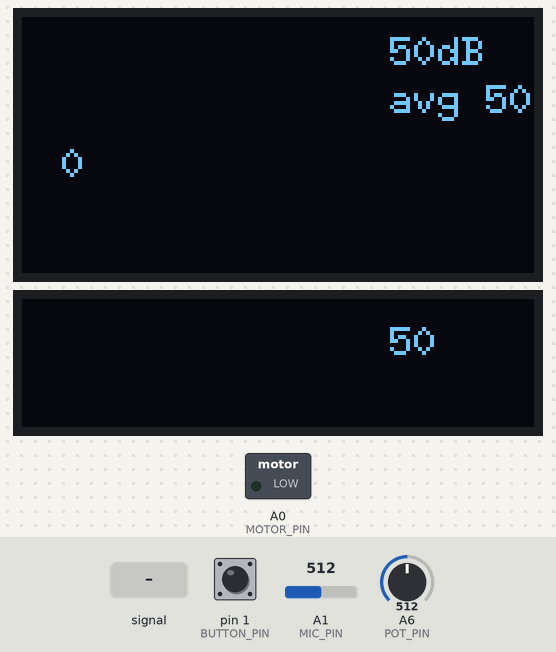
Bench run of a program on a simulated Teensy 4. Shown: 128×64 one-colour display, 128×32 one-colour display, switched loads named in the program (green lamp = pin HIGH). The inputs (shaded band) are chosen by the test bench; at power-on: A1 (MIC_PIN) = 512, A6 (POT_PIN) = 512, pin 1 (BUTTON_PIN) HIGH (analog values on the 0–1023 scale).

Above: at 1.2 s.
1.3 s: A1 (MIC_PIN) set to 803
At 2.5 s:
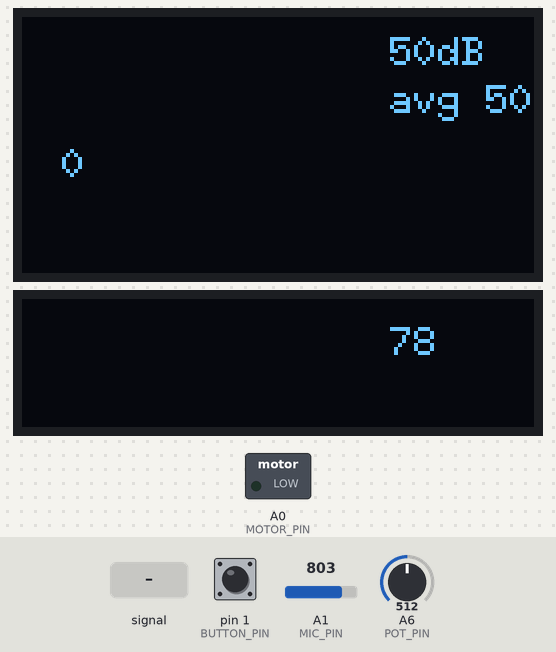
3.0 s: A1 (MIC_PIN) set to 833
At 5.0 s:
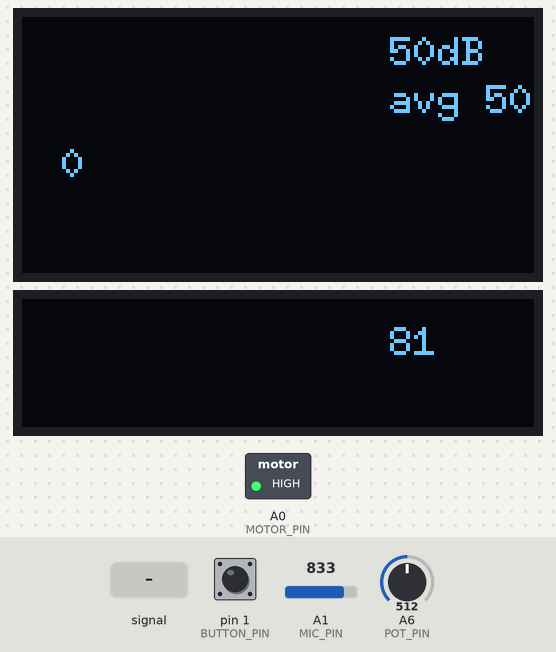
5.3 s: A1 (MIC_PIN) fed a 200 Hz sine of ±81 counts around its level
At 5.44 s:
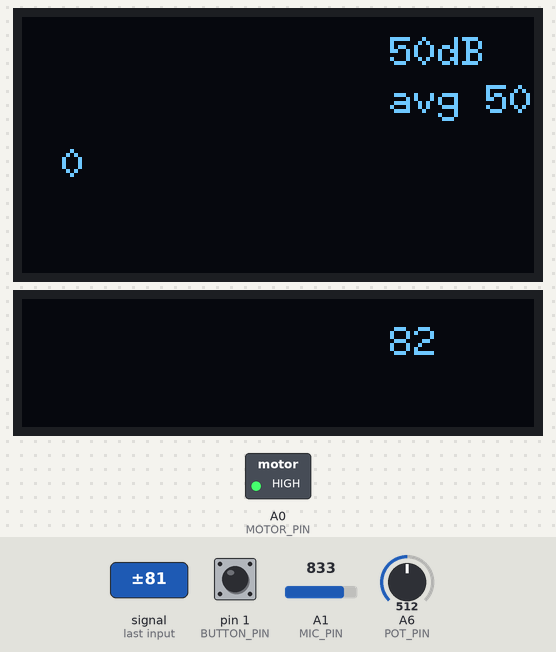
6.8 s: A1 (MIC_PIN) set to 900
At 8.1 s:
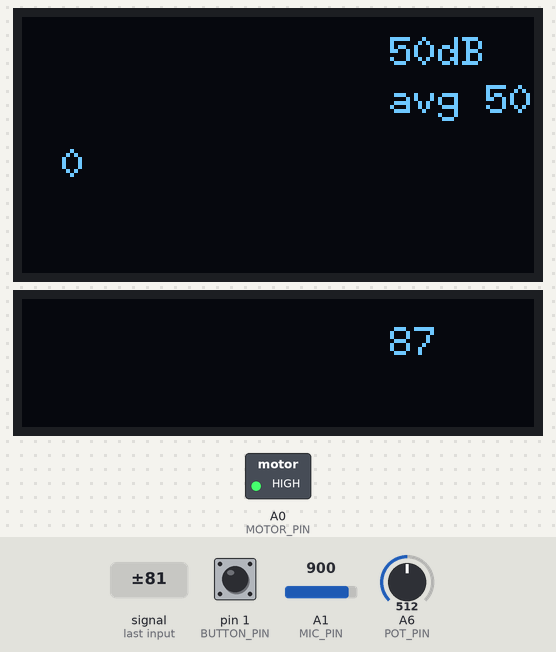
9.8 s: A6 (POT_PIN) set to 331
At 10.6 s:
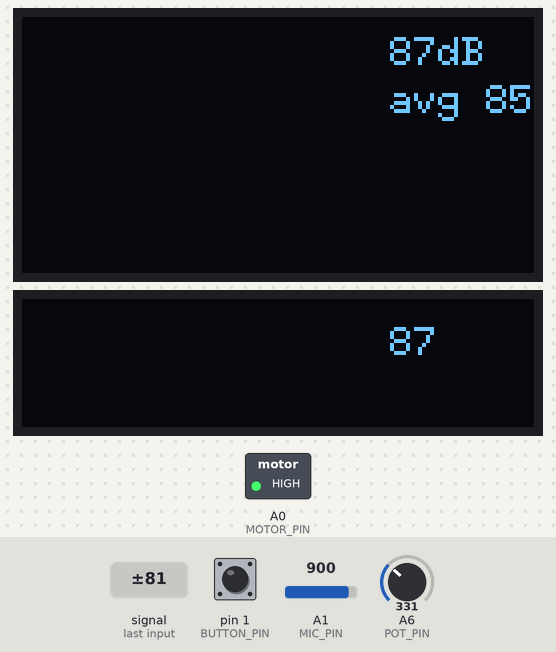
12.8 s: pin 1 (BUTTON_PIN) pulled LOW for 0.15 s
At 13.3 s:
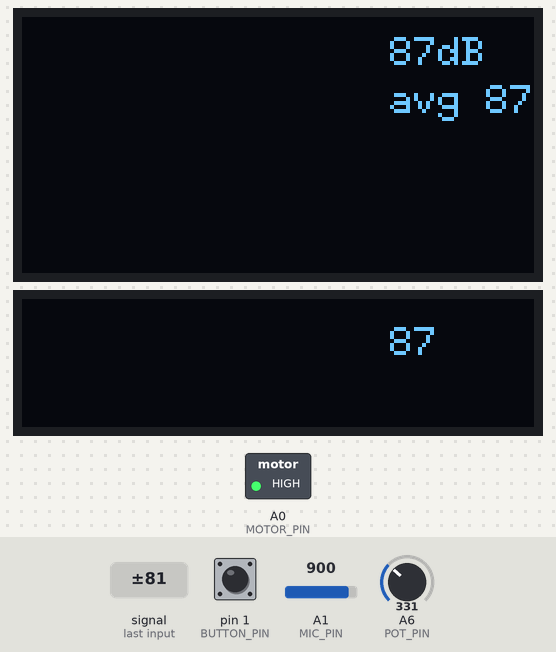
Timing chart, 0 to 15.4 s (numbered marks = the images above; inputs shaded):
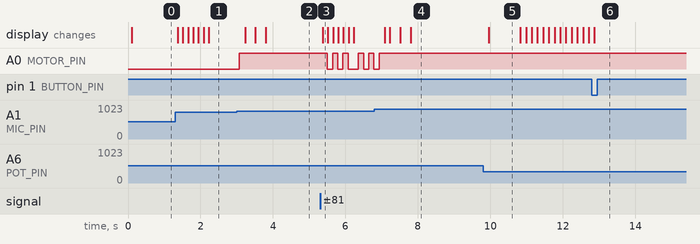

Measured:
- the behaviour switches between 818 and 819 on A1 (MIC_PIN) (found by bisection; images 1 and 2)
- after the input at 1.3 s, the display: first changes after 0.07 s (image 1 shows a later state)
- after the input at 3.0 s, A0 (MOTOR_PIN): LOW → HIGH after 0.08 s; the display: first changes after 0.23 s (image 2 shows a later state)
- after the input at 5.3 s, A0 (MOTOR_PIN): HIGH → LOW after 0.20 s, → HIGH 0.14 s later, → LOW 0.14 s later, → HIGH 0.14 s later, … (9 changes in this stretch); the display: changes after 0.07 s (image 3)
- after the input at 6.8 s, A0 (MOTOR_PIN): goes on until 6.9 s, then stays HIGH
- after the input at 12.8 s, the display: changes after 0.07 s (image 6)
- what the display in image 5 shows lasts 0.8 s, from 10.0 s to 10.8 s

The program:

main.cpp
```cpp
#include <Arduino.h>
#include <IntervalTimer.h> //Found this for Teensy 3.0 online
// ^ we could always just use a while loop

//u8g2library for oled
#include <Wire.h>
#include <U8g2lib.h>

#include <stdio.h>
#include <math.h>

//include our favorite headers
#include "RollingAverage.h"
#include "Oled.h"

//Menu
int menuMode; //1 = Bar Graph, 2 = Summary, 3 = Sleep, 10< = warning

//Constants
const int HZ = 70; //Refresh rate of the oled panel
const int OLED_REFRESH = 7; //May be different from hz
const int LOUD = 80; //Temporary loud dB threshold

//Volume
int dB; //Variable for how loud the noise is
RollingAverage decibelAvg; //Needs to be declared
RollingAverage decibelAvg1s;

//Flags
volatile bool timer = false; //Main cooldown timer
int time;      //How much time is left on the timer
volatile bool buttonIsPressed = false; //Main multi-purpose button
bool potentiometerOutOfBounds = false;
bool warningOnDisplay = false;
bool oledUpdateAvailable = true;

//Make a timer object?
IntervalTimer mainTimer;

//Until
int untilMainDisplayUpdates;
int untilDecibelDisplayUpdates;
int untilRollingAvgUpdates;

//Pins
const int POT_PIN = 20;
const int MIC_PIN = 15;
const int BUTTON_PIN = 1;
const int MOTOR_PIN = 14;

const int MAIN_SCL = 19;
const int MAIN_SDA = 18;
const int DECIBEL_SCL = 16;
const int DECIBEL_SDA = 17;

const int MAIN_OLED_PERIOD_MS = HZ / OLED_REFRESH;
const int DECIBEL_OLED_PERIOD_MS = HZ / OLED_REFRESH;
const int ROLLING_AVG_PERIOD_MS = HZ / 7;

const int HISTORY_SIZE = 28;
const int ONE_SEC_SIZE = 7;
const float DT_SECONDS = 1.0f / 7.0f;

static float decibelBacking[HISTORY_SIZE] = {0};
static float oneSecBacking[ONE_SEC_SIZE] = {0};
static float decibelHistory[HISTORY_SIZE] = {0};

static char mainXbm[1024];
static char decibelXbm[512];

Oled oledState;

U8G2_SH1106_128X64_NONAME_F_HW_I2C u8g2Main(U8G2_R0, U8X8_PIN_NONE);
U8G2_SSD1306_128X32_UNIVISION_F_2ND_HW_I2C u8g2Db(U8G2_R0, U8X8_PIN_NONE);

bool sleepActive = false;
unsigned long sleepTicks = 0;
unsigned long loudEvents = 0;
int loudStreak = 0;
float warningDose = 0.0f;

//Interrupts
void startTimer(){
timer = true;
}

void buttonPress(){
buttonIsPressed = true;
}

//Potentiometer voltage standard integer placeholders
int readMenuFromPotentiometer(){
  int v = analogRead(POT_PIN);
  if (v < 341) return 1;
  if (v < 682) return 2;
  return 3;
}

//Placeholder integer values are for a normal microphone input
int readDbFromMic(){
  int v = analogRead(MIC_PIN);
  int db = map(v, 0, 1023, 0, 100);
  if (db < 0) db = 0;
  if (db > 120) db = 120;
  return db;
}

void pushHistory(float sample){
  for(int i = 0; i < HISTORY_SIZE - 1; i++){
    decibelHistory[i] = decibelHistory[i + 1];
  }
  decibelHistory[HISTORY_SIZE - 1] = sample;
}

float allowableSecondsFromDb(float db){
  float x = (db - 85.0f) / 3.0f;
  float base = 28800.0f;
  float denom = powf(2.0f, x);
  if (denom < 1.0e-6f) denom = 1.0e-6f;
  float t = base / denom;
  if (t < 1.0f) t = 1.0f;
  return t;
}

void renderMain(int dbNow, float avg4sDb){
  u8g2Main.clearBuffer();
  u8g2Main.drawXBM(0, 0, 128, 64, (const uint8_t*)mainXbm);

  if(menuMode == 2){
    char s[24];
    snprintf(s, sizeof(s), "%lu", loudEvents);
    u8g2Main.setFont(u8g2_font_6x10_tf);
    u8g2Main.drawStr(10, 40, s);
  }

  if(menuMode == 3){
    unsigned long sec = sleepTicks / (unsigned long)HZ;
    unsigned long m = sec / 60UL;
    unsigned long s2 = sec % 60UL;

    char tbuf[24];
    snprintf(tbuf, sizeof(tbuf), "%lu:%02lu", m, s2);
    u8g2Main.setFont(u8g2_font_6x10_tf);
    u8g2Main.drawStr(10, 40, tbuf);
  }

  if(warningOnDisplay){
    float avg = avg4sDb;
    float allow = allowableSecondsFromDb(avg);
    float rem = allow * (1.0f - warningDose);
    if (rem < 0.0f) rem = 0.0f;

    unsigned long sec = (unsigned long)(rem + 0.5f);
    unsigned long m = sec / 60UL;
    unsigned long s2 = sec % 60UL;

    char tbuf[24];
    snprintf(tbuf, sizeof(tbuf), "%lu:%02lu", m, s2);
    u8g2Main.setFont(u8g2_font_6x10_tf);
    u8g2Main.drawStr(50, 56, tbuf);
  } else {
    char s1[12];
    char s2[12];
    snprintf(s1, sizeof(s1), "%ddB", dbNow);
    snprintf(s2, sizeof(s2), "avg %d", (int)(avg4sDb + 0.5f));

    u8g2Main.setFont(u8g2_font_6x10_tf);
    u8g2Main.drawStr(92, 12, s1);
    u8g2Main.drawStr(92, 24, s2);
  }

  u8g2Main.sendBuffer();
}

void renderDb(float avg1sDb){
  u8g2Db.clearBuffer();
  u8g2Db.drawXBM(0, 0, 128, 32, (const uint8_t*)decibelXbm);

  char s1[18];
  snprintf(s1, sizeof(s1), "%d", (int)(avg1sDb + 0.5f));

  u8g2Db.setFont(u8g2_font_6x10_tf);
  u8g2Db.drawStr(92, 14, s1);

  u8g2Db.sendBuffer();
}

void setup() {

    analogReadResolution(10);


  //Pins
  Wire.begin();
  Wire1.begin();

  pinMode(POT_PIN, INPUT);
  pinMode(MIC_PIN, INPUT);
  pinMode(BUTTON_PIN, INPUT_PULLUP);
  pinMode(MOTOR_PIN, OUTPUT);
  digitalWrite(MOTOR_PIN, LOW);

  attachInterrupt(digitalPinToInterrupt(BUTTON_PIN), buttonPress, FALLING);

  menuMode = 1;
  dB = 0;
  time = 0;

  untilMainDisplayUpdates = 0;
  untilDecibelDisplayUpdates = 0;
  untilRollingAvgUpdates = 0;

  RollingAverage_init(&decibelAvg, decibelBacking, HISTORY_SIZE);
  RollingAverage_init(&decibelAvg1s, oneSecBacking, ONE_SEC_SIZE);

  Oled_init(&oledState);

  u8g2Main.begin();
  u8g2Db.begin();

  mainTimer.begin(startTimer, 1000000 / HZ);
}

//loop
void loop() {
  if(timer){
    timer = false;
    if(untilMainDisplayUpdates > 0) untilMainDisplayUpdates--;
    if(untilDecibelDisplayUpdates > 0) untilDecibelDisplayUpdates--;
    if(untilRollingAvgUpdates > 0) untilRollingAvgUpdates--;
    if(time > 0) time--;
    if(sleepActive) sleepTicks++;
  }

  if(buttonIsPressed){
    buttonIsPressed = false;

    if(warningOnDisplay){
      warningOnDisplay = false;
      oledUpdateAvailable = true;
      menuMode = menuMode -10; //This is to make it go back to the previous screen
      warningDose = 0.0f;
      loudStreak = 0;
    } else {
      if(menuMode == 3){
        sleepActive = !sleepActive;
        sleepTicks = 0;
        oledUpdateAvailable = true;
      }
    }
  }

int newMenuMode = readMenuFromPotentiometer();
  potentiometerOutOfBounds = (newMenuMode != menuMode);

if (potentiometerOutOfBounds && !warningOnDisplay) {
  menuMode = newMenuMode;
  oledUpdateAvailable = true;
  if(menuMode != 3){
    sleepActive = false;
    sleepTicks = 0;
  }
}

if(untilRollingAvgUpdates <= 0){
  untilRollingAvgUpdates = ROLLING_AVG_PERIOD_MS;

  dB = readDbFromMic();

  RollingAverage_addValue(&decibelAvg, (float)dB);
  RollingAverage_addValue(&decibelAvg1s, (float)dB);
  pushHistory((float)dB);

  digitalWrite(MOTOR_PIN, (dB >= LOUD) ? HIGH : LOW);

  if(dB >= LOUD){
    loudStreak++;
    if(loudStreak > HISTORY_SIZE) loudStreak = HISTORY_SIZE;
  } else {
    loudStreak = 0;
  }

  if(!warningOnDisplay && loudStreak >= HISTORY_SIZE){
    warningOnDisplay = true;
    oledUpdateAvailable = true;
    menuMode = menuMode + 10;
    loudEvents++;
    warningDose = 0.0f;
  }
}

float avg4sDb = RollingAverage_getAverage(&decibelAvg);
float avg1sDb = RollingAverage_getAverage(&decibelAvg1s);

if(warningOnDisplay){
  float allow = allowableSecondsFromDb(avg4sDb);
  warningDose += (DT_SECONDS / allow);
  if(warningDose < 0.0f) warningDose = 0.0f;
  if(warningDose > 1.0f) warningDose = 1.0f;
}

if(untilMainDisplayUpdates <= 0){
  untilMainDisplayUpdates = MAIN_OLED_PERIOD_MS;

  if(oledUpdateAvailable || warningOnDisplay){
    if(warningOnDisplay){
      Oled_getWarningXBM(mainXbm, warningDose);
      renderMain(dB, avg4sDb);
    } else {
      if(menuMode == 1){
        Oled_getBarChartXBM(mainXbm, decibelHistory);
        renderMain(dB, avg4sDb);
      }
      if(menuMode == 2){
        Oled_getSummaryXBM(mainXbm);
        renderMain(dB, avg4sDb);
      }
      if(menuMode == 3){
        Oled_getSleepXBM(mainXbm);
        renderMain(dB, avg4sDb);
      }
    }

    oledUpdateAvailable = false;
  }
}

if(untilDecibelDisplayUpdates <= 0){
  untilDecibelDisplayUpdates = DECIBEL_OLED_PERIOD_MS;
  Oled_getDecibelXBM(decibelXbm);
  renderDb(avg1sDb);
}

}
```

test.cpp
```cpp
#include "RollingAverage.h"
#include <iostream>

int main()
{
    float backing[5] = {0,0,0,0,0};
    RollingAverage ra;

    std::cout << "expected: init with size=5\n";
    RollingAverage_init(&ra, backing, 5);

    std::cout << "expected: average is 0 (empty)\n";
    std::cout << "got: " << RollingAverage_getAverage(&ra) << "\n\n";

    std::cout << "expected: addValue(10)\n";
    RollingAverage_addValue(&ra, 10.0f);

    std::cout << "expected: average is 10\n";
    std::cout << "got: " << RollingAverage_getAverage(&ra) << "\n\n";

    std::cout << "expected: addValue(20)\n";
    RollingAverage_addValue(&ra, 20.0f);

    std::cout << "expected: average is 15\n";
    std::cout << "got: " << RollingAverage_getAverage(&ra) << "\n\n";

    std::cout << "expected: addValue(30)\n";
    RollingAverage_addValue(&ra, 30.0f);

    std::cout << "expected: average is 20\n";
    std::cout << "got: " << RollingAverage_getAverage(&ra) << "\n\n";

    float outA[5] = {-1,-1,-1,-1,-1};
    std::cout << "expected: getBuffer -> [10, 20, 30, (unused), (unused)]\n";
    RollingAverage_getBuffer(&ra, outA);
    std::cout << "got: [" << outA[0] << ", " << outA[1] << ", " << outA[2] << ", "
              << outA[3] << ", " << outA[4] << "]\n\n";

    std::cout << "expected: addValue(40)\n";
    RollingAverage_addValue(&ra, 40.0f);

    std::cout << "expected: addValue(50)\n";
    RollingAverage_addValue(&ra, 50.0f);

    std::cout << "expected: average is 30\n";
    std::cout << "got: " << RollingAverage_getAverage(&ra) << "\n\n";

    float outB[5] = {-1,-1,-1,-1,-1};
    std::cout << "expected: getBuffer -> [10, 20, 30, 40, 50]\n";
    RollingAverage_getBuffer(&ra, outB);
    std::cout << "got: [" << outB[0] << ", " << outB[1] << ", " << outB[2] << ", "
              << outB[3] << ", " << outB[4] << "]\n\n";

    std::cout << "expected: addValue(60) (drops 10)\n";
    RollingAverage_addValue(&ra, 60.0f);

    std::cout << "expected: average is 40 (20+30+40+50+60)/5\n";
    std::cout << "got: " << RollingAverage_getAverage(&ra) << "\n\n";

    float outC[5] = {-1,-1,-1,-1,-1};
    std::cout << "expected: getBuffer -> [20, 30, 40, 50, 60]\n";
    RollingAverage_getBuffer(&ra, outC);
    std::cout << "got: [" << outC[0] << ", " << outC[1] << ", " << outC[2] << ", "
              << outC[3] << ", " << outC[4] << "]\n\n";

    std::cout << "expected: addValue(61)\n";
    RollingAverage_addValue(&ra, 61.0f);
    std::cout << "expected: addValue(62)\n";
    RollingAverage_addValue(&ra, 62.0f);
    std::cout << "expected: addValue(63)\n";
    RollingAverage_addValue(&ra, 63.0f);
    std::cout << "expected: addValue(64)\n";
    RollingAverage_addValue(&ra, 64.0f);
    std::cout << "expected: addValue(65)\n";
    RollingAverage_addValue(&ra, 65.0f);
    std::cout << "expected: addValue(66)\n";
    RollingAverage_addValue(&ra, 66.0f);
    std::cout << "expected: addValue(67)\n";
    RollingAverage_addValue(&ra, 67.0f);

    std::cout << "expected: average is 65 (63+64+65+66+67)/5\n";
    std::cout << "got: " << RollingAverage_getAverage(&ra) << "\n\n";

    float outD[5] = {-1,-1,-1,-1,-1};
    std::cout << "expected: getBuffer -> [63, 64, 65, 66, 67]\n";
    RollingAverage_getBuffer(&ra, outD);
    std::cout << "got: [" << outD[0] << ", " << outD[1] << ", " << outD[2] << ", "
              << outD[3] << ", " << outD[4] << "]\n\n";

//    ret
//::contentReference[oaicite:0]{index=0}
}
```
